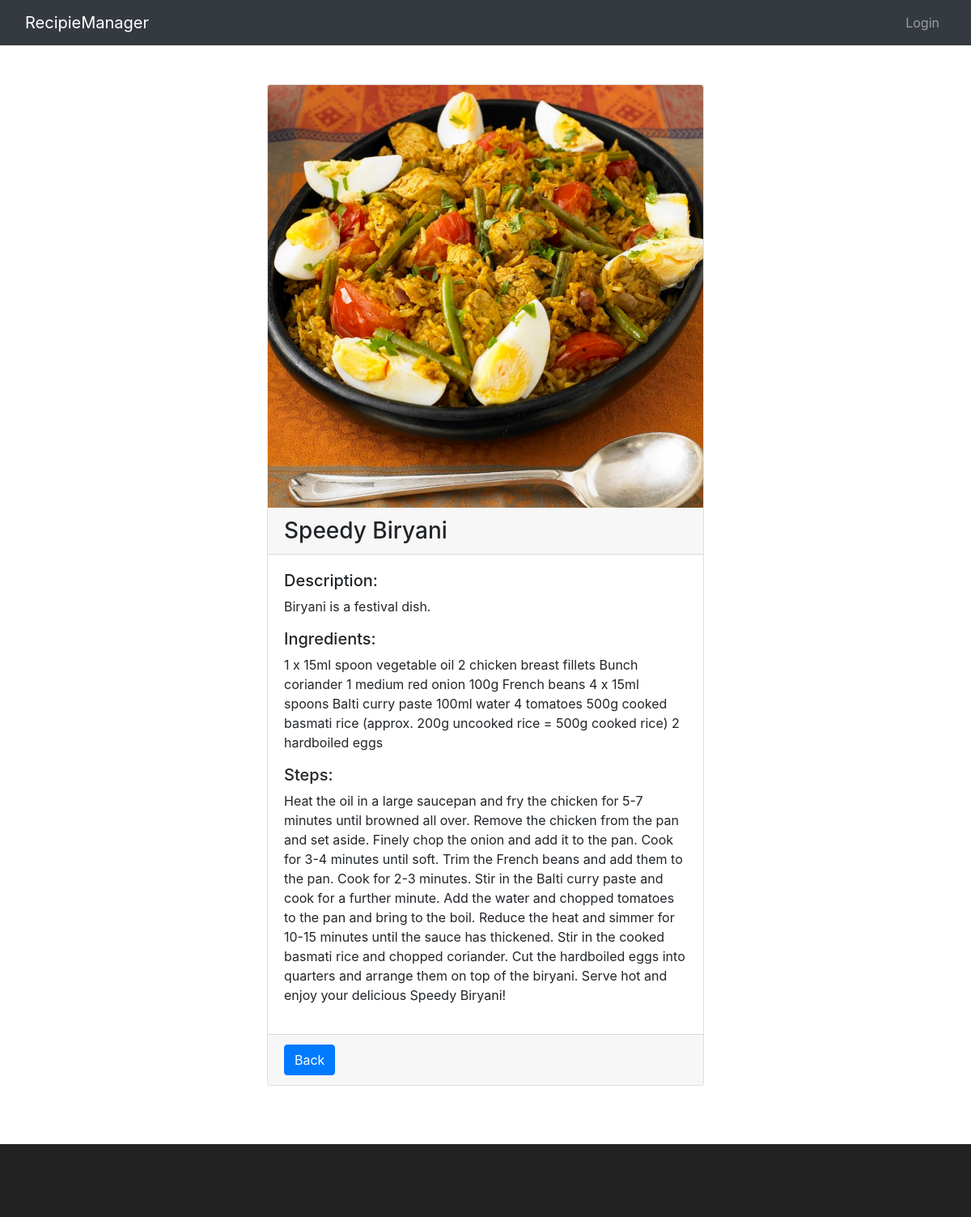
Screenshot of /recipe_view/5/ with the database file from the repository.
### recipies/models.py (models this page shows, shortened)
class Recipe(models.Model):
    title = models.CharField(max_length=100)
    owner = models.ForeignKey(User, on_delete=models.CASCADE)
    description = models.TextField()
    image = models.ImageField(upload_to='images/')
    steps = models.TextField()
    ingredients = models.TextField()
    objects = RecipeManager()

### recipies/views.py (the view)
# urls.py: path('recipe_view/<int:recipe_pk>/', views.recipe_view, name='recipe_view'),
def recipe_view(request, recipe_pk):
    recipe = get_object_or_404(Recipe, pk=recipe_pk)
    return render(request, 'recipies/recipe_view.html', {'recipe': recipe})

### recipies/models.py (called while the page is built)
    def get_queryset(self):
        return super().get_queryset()

### recipies/templates/recipies/recipe_view.html (shortened to what this page needs)
{% extends 'recipies/base.html' %}
{% load bootstrap4 %}
{% block content %}
<div class="container">
  <div class="row justify-content-center">
    <div class="col-md-6">
      <div class="card my-5">
        <img class="card-img-top" src="{{ recipe.image.url }}" alt="{{ recipe.title }}">
        <div class="card-header">
          <h3 class="mb-0">{{ recipe.title }}</h3>
        </div>
        <div class="card-body">
          <h5>Description:</h5>
          <p>{{ recipe.description }}</p>
          <h5>Ingredients:</h5>
          <p>{{ recipe.ingredients }}</p>
          <h5>Steps:</h5>
          <p>{{ recipe.steps }}</p>
        </div>
        {% if user.is_authenticated %}
        <div class="card-footer">
          <a class="btn btn-primary" href="{% url 'recipies:user_home' %}">Back</a>
        </div>
        {% else %}
          <div class="card-footer">
          <a class="btn btn-primary" href="{% url 'recipies:index' %}">Back</a>
        </div>
        {% endif %}
      </div>
    </div>
  </div>
</div>
{% endblock %}

### rows the page displays
Recipe: image (picture), title "Speedy Biryani", description "Biryani is a festival dish.", ingredients "1 x 15ml spoon vegetable oil 2 chicken breast fillets Bunch coriander 1 medium red onion 100g French beans 4 x 15ml spoons Balti curry paste 100ml water 4 tomatoes 500g cooked basmati rice (approx. 200g uncooked rice = 500g cooked rice) 2 hardboiled eggs", steps "Heat the oil in a large saucepan and fry the chicken for 5-7 minutes until browned all over. Remove the chicken from the pan and set aside. Finely chop the onion and add it to the pan. Cook for 3-4 minutes until soft. Trim the French beans and add them to the pan. Cook for 2-3 minutes. Stir in the Balti curry paste and cook for a further minute. Add the water and chopped tomatoes to the pan and bring to the boil. Reduce the heat and simmer for 10-15 minutes until the sauce has thickened. Stir in the cooked basmati rice and chopped coriander. Cut the hardboiled eggs into quarters and arrange them on top of the biryani. Serve hot and enjoy your delicious Speedy Biryani!"
